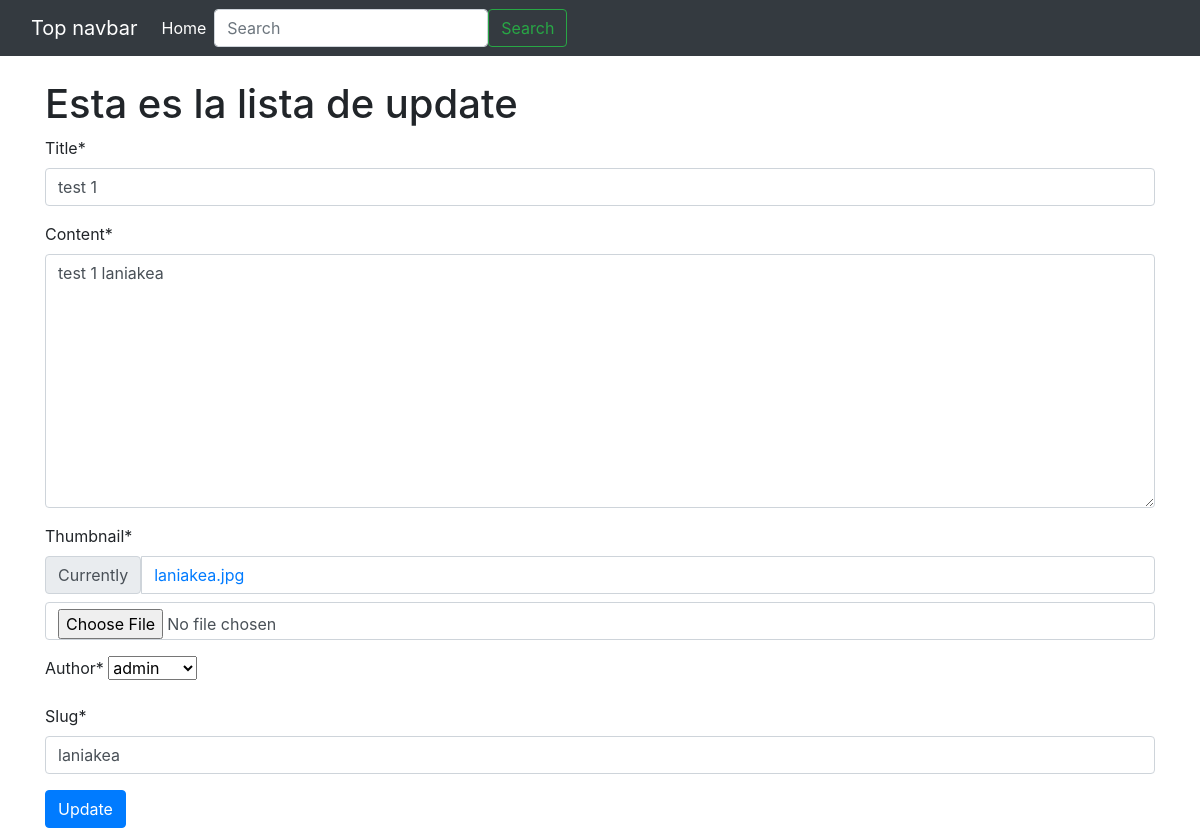
/laniakea/update/, run on the app's committed database.
### posts/models.py (models this page shows, shortened)
class Post(models.Model):
    title = models.CharField(max_length=100)
    content = models.TextField()
    thumbnail = models.ImageField()
    publish_date = models.DateTimeField(auto_now_add=True)
    last_updated = models.DateTimeField(auto_now=True)
    author = models.ForeignKey(User, on_delete=models.CASCADE)
    slug = models.SlugField()

### posts/views.py (the view)
# urls.py: path('<slug>/update/',PostUpdateView.as_view(), name='update'),
class PostUpdateView(UpdateView):
    form_class = PostForm
    model = Post
    success_url = '/'
    def get_context_data(self, **kwargs):
        context = super().get_context_data(**kwargs)
        context.update({
            'view_type': 'update'
        })
        return context

### posts/forms.py
class PostForm(forms.ModelForm):
    class Meta:
        model = Post
        fields = ("__all__")

### posts/models.py (called while the page is built)
    def __str__(self):
        return self.username

### templates/posts/post_form.html (shortened to what this page needs)
{% extends "base.html" %}
{% load crispy_forms_tags %}
{% block content %}
    <div class="container">
        <h1>Esta es la lista de {{ view_type }}</h1>
        <form method="POST" enctype='multipart/form-data'>
            {{ form|crispy }}
            <button class='btn btn-primary' type="submit">{{ view_type|title }}</button>
        </form>
    </div>
{% endblock content %}

### data on the page
Post: title "test 1", content "test 1 laniakea", author "admin", slug "laniakea"

### other printed values
{{ view_type }} "update"
{{ view_type|title }} "Update"
